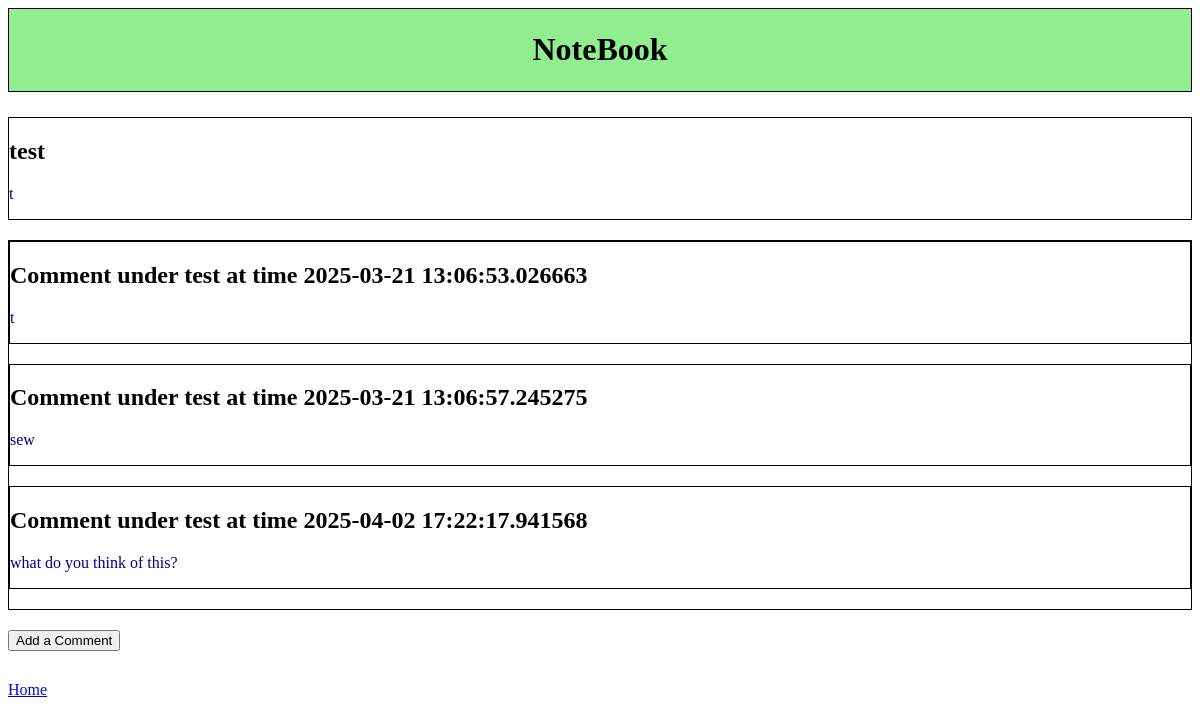
Screenshot of /note/1 with the database file from the repository.
### notebook/models.py (models this page shows)
class Note(db.Model):
    id = db.Column(db.Integer, primary_key=True)
    name = db.Column(db.Text, nullable=False)
    content = db.Column(db.Text, nullable=False)
    comments = db.relationship('Comment', backref='note', cascade='all, delete-orphan', lazy=True)

class Comment(db.Model):
    id = db.Column(db.Integer, primary_key=True)
    content = db.Column(db.Text, nullable=False)
    note_id = db.Column(db.Integer, db.ForeignKey('note.id'), nullable=False)
    name = db.Column(db.Text, nullable=False)

### notebook/routes.py (the view)
@app.route("/note/<note_id>", methods=['GET', 'POST'])
def notes_page(note_id):
    note = Note.query.get(note_id)
    content = note.content
    comments = Comment.query.filter_by(note_id=note.id).all()
    return render_template('note.html', name=note.name, content=content, comments=comments, note_id=note_id)

### notebook/templates/note.html (shortened to what this page needs)
<!DOCTYPE html>
<html>
    <head>
        <link rel="stylesheet" href="{{ url_for('static', filename='css/main.css') }}"/>
    </head>
    <body>
        <header>
            <h1>NoteBook</h1>
        </header>
        <div>
            <h2>{{ name }}</h2>
            <p>{{ content }}</p>
        </div>
        <div>
            {% for comment in comments %}
                <div>
                    <h2>{{ comment.name }}</h2>
                    <p>{{ comment.content }}</p>
                </div>
            {% else %}
                <p>No comments yet.</p>
            {% endfor %}
        </div>
          <button id="toggleButton">Add a Comment</button>
        <div style="margin-top:30px; border:white;">
            <a href="{{ url_for('main_page') }}">Home</a>
        </div>
    </body>
</html>

### notebook/static/css/main.css (style rules this page uses)
header { background-color: lightgreen; text-align: center; padding: 1px; outline: 1px; border: 1px solid black; margin-bottom: 25px; }
div { border:1px solid black; margin-bottom:20px; }
p { color:darkblue; }

### rows the page displays
Note: name "test"
Comment: name "Comment under test at time 2025-03-21 13:06:53.026663", content "t"
Comment: name "Comment under test at time 2025-03-21 13:06:57.245275", content "sew"
Comment: name "Comment under test at time 2025-04-02 17:22:17.941568", content "what do you think of this?"

### other values shown
{{ content }} "t"
